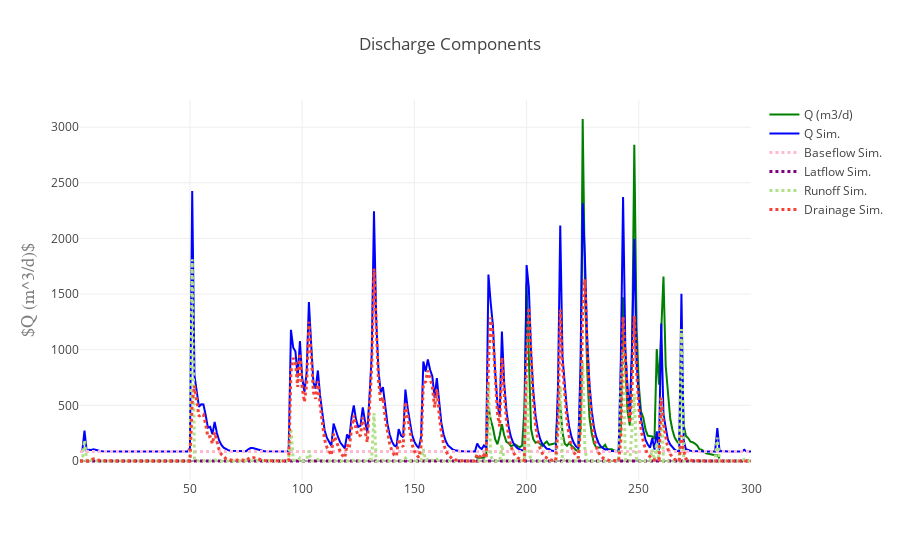

Notebook code cell kept with this figure:
### Code cell
data = [traceObs, traceSim, traceBF, traceLF, traceRO, traceDR]
figname = "Qcomponents.png"

%matplotlib inline
import plotlycred

online = False
if online:
    # fig = py.iplot(data) 
    fig = go.Figure(data=data, layout=layout)
    py.image.save_as(fig, filename=figname)
    # py.plot(fig, filename=figname) # Opens in web
else:
    fig = go.Figure(data=data, layout=layout)
    iplot(fig)

### Figure 1 — Plotly figure (JSON) as saved in the notebook; plotly's stock layout.template omitted (floating-point values rounded to 4 significant figures; data arrays with more than 128 entries replaced by an {"elided": "..."} marker saying what was removed)
{"data": [{"marker": {"color": "green"}, "mode": "lines", "name": "Q (m3/d)", "type": "scatter", "x": {"elided": "300 int values"}, "y": {"elided": "366 float values"}}, {"marker": {"color": "blue"}, "mode": "lines", "name": "Q Sim.", "type": "scatter", "x": {"elided": "300 int values"}, "y": {"elided": "300 float values"}}, {"line": {"color": "#FFBAD2", "dash": "dot", "width": 3}, "mode": "lines", "name": "Baseflow Sim.", "type": "scatter", "x": {"elided": "300 int values"}, "y": {"elided": "300 float values"}}, {"line": {"color": "purple", "dash": "dot", "width": 3}, "mode": "lines", "name": "Latflow Sim.", "type": "scatter", "x": {"elided": "300 int values"}, "y": {"elided": "300 float values"}}, {"line": {"color": "rgb(178,223,138)", "dash": "dot", "width": 3}, "mode": "lines", "name": "Runoff Sim.", "type": "scatter", "x": {"elided": "300 int values"}, "y": {"elided": "300 float values"}}, {"line": {"color": "#F44336", "dash": "dot", "width": 3}, "mode": "lines", "name": "Drainage Sim.", "type": "scatter", "x": {"elided": "300 int values"}, "y": {"elided": "300 float values"}}], "layout": {"title": "Discharge Components", "xaxis": {"title": "", "titlefont": {"color": "#7f7f7f", "family": "Courier New, monospace", "size": 18}}, "yaxis": {"title": "$Q (m^3/d)$", "titlefont": {"color": "#7f7f7f", "family": "Courier New, monospace", "size": 18}}}}
